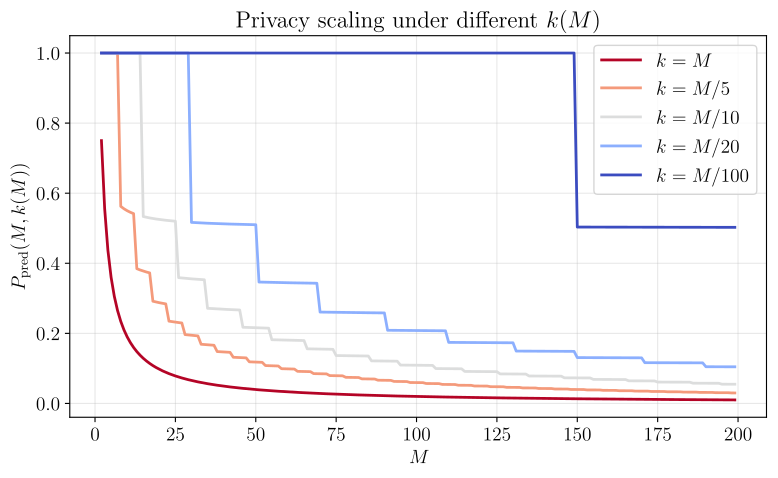

Write the Python code that produced this figure.
import numpy as np
import matplotlib.pyplot as plt
from matplotlib import cm
from matplotlib.ticker import MaxNLocator

# Enable LaTeX rendering
plt.rcParams.update({
    "text.usetex": True,
    "font.family": "serif",
    "font.size": 14
})

def P_pred(M, k):
    return (1/k) + (1/M)*(1 - 1/k)

Ms = np.arange(2, 200)

# Candidate scaling laws
k_scalings = {
    r"$k=M$": lambda M: M,
    r"$k=M/5$": lambda M: M/5,
    r"$k=M/10$": lambda M: M/10,
    r"$k=M/20$": lambda M: M/20,
    r"$k=M/100$": lambda M: M/100,
}

plt.figure(figsize=(8,5))

# Red → blue
colors = cm.coolwarm_r(np.linspace(0, 1, len(k_scalings)))

for (label, kfun), color in zip(k_scalings.items(), colors):

    vals = []

    for M in Ms:
        k = kfun(M)

        # enforce integer k
        k = max(1, int(round(k)))

        vals.append(P_pred(M, k))

    plt.plot(
        Ms,
        vals,
        color=color,
        linewidth=2,
        label=label
    )

plt.xlabel(r"$M$")
plt.ylabel(r"$P_{\mathrm{pred}}(M,k(M))$")
plt.title(r"Privacy scaling under different $k(M)$")

# Integer axis ticks only
plt.gca().xaxis.set_major_locator(
    MaxNLocator(integer=True)
)

plt.legend(loc="upper right")
plt.grid(alpha=0.3)

plt.tight_layout()

plt.savefig("k_ratio_M.pdf", bbox_inches="tight")
plt.show()
